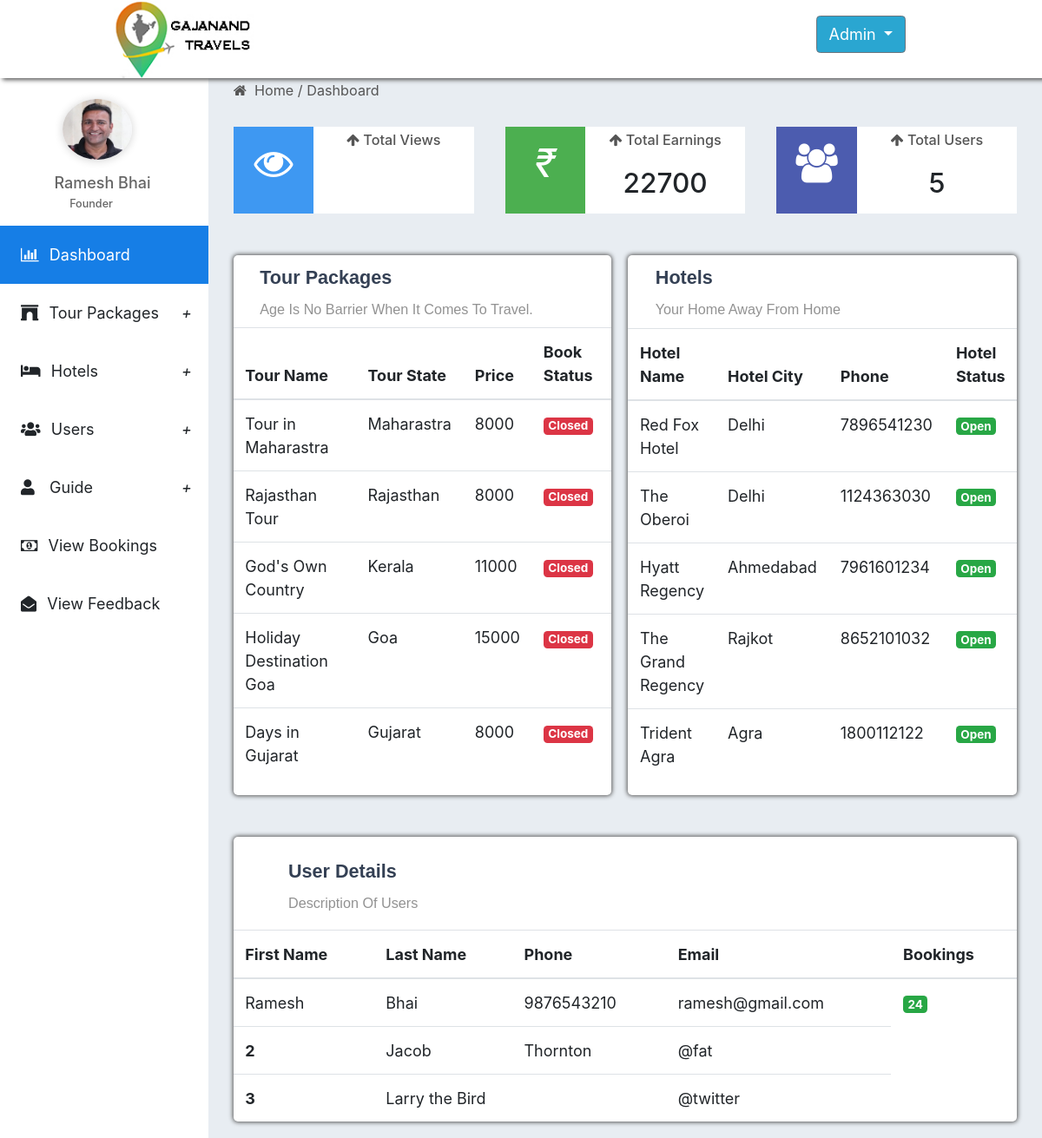
Screenshot of /admin/dashboard.php with the database file from the repository.
### tables this page shows
CREATE TABLE IF NOT EXISTS `package_info` (
  `Package_Id` int(3) NOT NULL AUTO_INCREMENT,
  `Package_Name` varchar(50) NOT NULL,
  `State` varchar(30) NOT NULL,
  `City` varchar(30) NOT NULL,
  `Detail_Id` int(3) NOT NULL,
  PRIMARY KEY (`Package_Id`),
  KEY `Detail_Id` (`Detail_Id`)
);

CREATE TABLE IF NOT EXISTS `package_detail` (
  `Id` int(3) NOT NULL AUTO_INCREMENT,
  `Start` date NOT NULL,
  `End` date NOT NULL,
  `Duration` varchar(20) NOT NULL,
  `Price` int(10) NOT NULL,
  `Detail` text NOT NULL,
  `State` varchar(20) NOT NULL,
  `Map` varchar(255) NOT NULL,
  KEY `Id` (`Id`),
  KEY `Id_2` (`Id`)
);

CREATE TABLE IF NOT EXISTS `hotel_info` (
  `Id` int(3) NOT NULL AUTO_INCREMENT,
  `Hotel_Name` varchar(50) NOT NULL,
  `Hotel_Type` varchar(10) NOT NULL,
  `Hotel_Detail` text NOT NULL,
  `Hotel_State` varchar(30) NOT NULL,
  `Hotel_City` varchar(30) NOT NULL,
  `Total_Room` int(5) NOT NULL,
  `Hotel_Price` int(20) NOT NULL,
  `Check_In` varchar(30) NOT NULL,
  `Check_Out` varchar(30) NOT NULL,
  `Hotel_Mail` varchar(30) NOT NULL,
  `Hotel_Number` varchar(10) NOT NULL,
  `Hotel_Map` varchar(255) NOT NULL,
  `Package_Id` int(3) NOT NULL,
  KEY `Id` (`Id`),
  KEY `Id_2` (`Id`),
  KEY `Package_Id` (`Package_Id`)
);

### admin/three_box.php (called while the page is built, shortened)
<?php
include('../includes/config.php');
	$user_count = "select * from user_info";
	$user_count_rs = mysqli_query($con,$user_count);
	$user_count_rows = mysqli_num_rows($user_count_rs);
 ?>

### admin/package_table.php (called while the page is built, shortened)
<?php
include('../includes/config.php');
$package_detail = "SELECT pi.Package_Name,pi.State,pd.End,pd.Price FROM package_info pi
                    JOIN package_detail pd ON pd.Id = pi.Detail_Id  ORDER BY pd.ID DESC LIMIT 5";
          $package_detail_rs = mysqli_query($con,$package_detail);
?>

### admin/hotel_table.php (called while the page is built, shortened)
<?php
include('../includes/config.php');
$hotel_detail = "SELECT hi.Hotel_Name,hi.Hotel_City,hi.Hotel_Number FROM hotel_info hi limit 5
          ";
          $hotel_detail_rs = mysqli_query($con,$hotel_detail);
?>

### admin/dashboard.php (the view, shortened to what this page needs)
<?php
	include('package_table.php');
	include('hotel_table.php');
	include('user_table.php');
	include('three_box.php');
	include('sidebar.php');
 ?>
<!DOCTYPE html>
<html>
<head>
  	<link rel="stylesheet" href="https://maxcdn.bootstrapcdn.com/bootstrap/4.3.1/css/bootstrap.min.css">
	<link href="https://cdn.bootcss.com/hover.css/2.3.1/css/hover-min.css" rel="stylesheet">
	<link href="https://cdn.bootcss.com/hover.css/2.3.1/css/hover.css" rel="stylesheet">
	<link rel='stylesheet' href='https://use.fontawesome.com/releases/v5.7.0/css/all.css'>
	<link rel="stylesheet" href="https://cdnjs.cloudflare.com/ajax/libs/font-awesome/4.7.0/css/font-awesome.min.css">
	<link rel="stylesheet" type="text/css" href="https://cdnjs.cloudflare.com/ajax/libs/animate.css/3.7.0/animate.min.css">
	<link rel="stylesheet" type="text/css" href="css/admin_main1.css">
</head>
<body>
	<div class="admin-content">
		<div class="dashboard">
			<span class="home-text"><i class="fa fa-home"></i> &nbsp;Home / Dashboard</span>
			<div class="four-box">
				<div class="today-view">
					<span class="view-icon"><i class="fa fa-eye"></i></span>
					<div class="view-text">
						<p class="text-value"><i class="fa  fa-arrow-up up"></i> Total Views </p>
					</div>
				</div>
				<div class="today-earning"> <span
				class="earning-icon"><i>&#8377;</i></span> <div class="earning-text"> <p
				class="text-value"><i class="fa fa-arrow-up up"></i>
				Total Earnings </p> <h3 class="number-value">22700 </h3> </div> </div>
				<div class="total-users">
					<span class="users-icon"><i class="fa fa-users"></i></span>
					<div class="users-text">
						<p class="text-value"><i class="fa fa-arrow-up up"></i> Total Users </p>
						<h3 class="number-value"><?php echo $user_count_rows ?> </h3>
					</div>
				</div>
			</div>
			<div class="two-box">
				<div class="tour-package">
					<div class="two-box-text">
						<h4 class="two-box-title">
							Tour Packages
						</h4>
						<span class="two-box-desc">
							Age is no barrier when it comes to travel.
						</span>
					</div>
					<table class="table table-hover">
						  <thead>
						    <tr>
						      <th scope="col">Tour Name</th>
						      <th scope="col">Tour State</th>
						      <th scope="col">Price</th>
						      <th scope="col">Book Status</th>
						    </tr>
						  </thead>
						  <tbody>
								<?php
									while($package_detail_data = mysqli_fetch_array($package_detail_rs)){
											$endDate = $package_detail_data['End'];
											$current = date("Y-m-d");
								 ?>
						    <tr>
									<td><?php echo $package_detail_data['Package_Name'];?></td>
 								 <td><?php echo $package_detail_data['State'];?></td>
 								 <td><?php echo $package_detail_data['Price'];?></td>
						      <td>
										<?php
												if ($endDate<$current) {
													echo "<span class='badge badge-danger'>Closed</span>";
												}
												else {
													echo "<span class='badge badge-success'>Active</span>";
												}
										?>
									</td>
						    </tr>
								<?php
								}
								?>
						  </tbody>
						</table>
				</div>
				<div class="hotels">
					<div class="two-box-text">
						<h4 class="two-box-title">
							Hotels
						</h4>
						<span class="two-box-desc">
							your home away from home
						</span>
					</div>
					<table class="table table-hover">
					 	  <thead>
						    <tr>
						      <th scope="col">Hotel Name</th>
						      <th scope="col">Hotel City</th>
						      <th scope="col">Phone</th>
						      <th scope="col">Hotel Status</th>
						    </tr>
						  </thead>
						  <tbody>
								<?php
									while($hotel_detail_data = mysqli_fetch_array($hotel_detail_rs)){
								 ?>
						    <tr>
						      <td><?php echo $hotel_detail_data['Hotel_Name'];?></td>
						      <td><?php echo $hotel_detail_data['Hotel_City'];?></td>
						      <td><?php echo $hotel_detail_data['Hotel_Number'];?></td>
						      <td><span class="badge badge-success">Open</span></td>
						    </tr>
								<?php
								}
								?>
						  </tbody>
						</table>
				</div>
			</div>
			<div class="one-box">
				<div class="two-box-text">
						<h4 class="two-box-title">
							User Details
						</h4>
						<span class="two-box-desc">
							Description of users
						</span>
					</div>
					<table class="table table-hover">
					  <thead>
					    <tr>
					      <th scope="col">First Name</th>
					      <th scope="col">Last Name</th>
					      <th scope="col">Phone</th>
					      <th scope="col">Email</th>
					      <th scope="col">Bookings</th>
					    </tr>
					  </thead>
					  <tbody>
					    <tr>
					      <td>Ramesh</td>
					      <td>Bhai</td>
					      <td>9876543210</td>
					      <td>ramesh@gmail.com</td>
					      <td><span class="badge badge-success">24</span></td>
					    </tr>
					    <tr>
					      <th scope="row">2</th>
					      <td>Jacob</td>
					      <td>Thornton</td>
					      <td>@fat</td>
					    </tr>
					    <tr>
					      <th scope="row">3</th>
					      <td colspan="2">Larry the Bird</td>
					      <td>@twitter</td>
					    </tr>
					  </tbody>
					</table>
			</div>
		</div>
					</div>
	  </div>
</body>
</html>

### admin/sidebar.php (shortened to what this page needs)
<!DOCTYPE html>
<html>
<head>
  	<link rel="stylesheet" href="https://maxcdn.bootstrapcdn.com/bootstrap/4.3.1/css/bootstrap.min.css">
	<link href="https://cdn.bootcss.com/hover.css/2.3.1/css/hover-min.css" rel="stylesheet">
	<link href="https://cdn.bootcss.com/hover.css/2.3.1/css/hover.css" rel="stylesheet">
	<link rel='stylesheet' href='https://use.fontawesome.com/releases/v5.7.0/css/all.css'>
	<link rel="stylesheet" href="https://cdnjs.cloudflare.com/ajax/libs/font-awesome/4.7.0/css/font-awesome.min.css">
	<link rel="stylesheet" type="text/css" href="https://cdnjs.cloudflare.com/ajax/libs/animate.css/3.7.0/animate.min.css">
	<link rel="stylesheet" type="text/css" href="css/admin_main1.css">
</head>
<body>
		<header class="header">
			<div class="logo">
				<img src="../Logo/nis7.jpg" class="logo-img" >
			</div>
			 <div class="dropdown">
			  <button class="btn btn-secondary dropdown-toggle" type="button" id="dropdownMenuButton" data-toggle="dropdown" aria-haspopup="true" aria-expanded="false">
			    Admin
			  </button>
			</div>
		</header>
	<div class="admin-body">
		<div class="sidebar">
			<div class="admin-detail">
				<img src="../Guide_img/guide4.jpg">
				<h5 class="admin-name">Ramesh Bhai	<br>
					<span>Founder</span>
				</h5>
			</div>
			<div class="todo">
				<a class="todo-btn selected dashboard-btn" type = "button">
					<i class="fa fa-bar-chart todo-icon"> </i> Dashboard
				</a>
				<a class="todo-btn" type="button" data-toggle="collapse" data-target="#tour-inner" aria-expanded="false" aria-controls="collapseExample">
					<i class="fas fa-archway todo-icon "> </i> Tour Packages
				</a>
				<a class="todo-btn" type="button" data-toggle="collapse" data-target="#hotel-inner" aria-expanded="false" aria-controls="collapseExample">
					<i class="fas fa-hotel todo-icon"> </i> Hotels
				</a>
				<a class="todo-btn" type="button" data-toggle="collapse" data-target="#user-inner" aria-expanded="false" aria-controls="collapseExample">
					<i class="fas fa-users todo-icon"> </i> Users
				</a>
				<a class="todo-btn" type="button" data-toggle="collapse" data-target="#guide-inner" aria-expanded="false" aria-controls="collapseExample">
					<i class="fas fa-user todo-icon"> </i> &nbsp;Guide
				</a>
				<a class="todo-btn booking-btn" type = "button">
					<i class="fa fa-money todo-icon"> </i> View Bookings
				</a>
				<a class="todo-btn feedback-btn" type = "button">
					<i class="fa fa-envelope-open todo-icon"> </i> View Feedback
				</a>
			</div>
		</div>

### admin/css/admin_main1.css (style rules this page uses)
html, body { margin: 0; padding: 0; height: 100%; width: 100%; font-size: 18px; overflow-x: hidden; }
* { box-sizing: border-box; }
.header { width: 100%; height: 90px; display: inline-flex; background-color: white; position: fixed; box-shadow: 4px 1px 5px 1px #555; z-index: 2; }
.logo { width: 20%; height: 100%; margin-left: 100px; }
.logo-img { height: 100%; width: 80%; cursor: pointer; }
.dropdown { margin-left: 50%; margin-top: 1.5%; }
.dropdown-toggle { background-color: #2aa6d1; }
.admin-body { width: 100%; display: inline-flex; position: relative; }
.sidebar { height: 650px; width: 20%; background-color: #fff; position: fixed; margin:0; padding:0; margin-top: 90px; overflow-y: scroll; }
.admin-detail { width: 100%; }
.admin-detail img { margin-left: 30%; border-radius: 50%; height: 70px; width: 80px; box-shadow: 0px 1px 10px 1px rgba(0, 0, 0, 0.15); margin-top: 10%; }
.admin-name { margin-top: 5%; margin-left: 26%; font-size: 1rem; font-weight: 500; color:#666; padding-top: 4px; }
.admin-name span { font-size: 0.7rem; margin-left: 10%; }
.todo { margin-top: 7%; }
.todo-btn { padding:20px 0; width: 100%; background-color: #fff; border:none; transition: all .4s; font-size: 1rem; }
.selected { background-color:#167EE6; color: #fff !important; }
.todo-icon { padding-left: 10%; padding-right: 3%; }
.admin-content { margin:0; padding:0; width: 80%; min-height: 711px; height: auto; background-color: #E8EDF2; margin-left: 20%; position: relative; margin-top: 90px; }
.home-text { font-size: 0.9rem; color: #555; margin-left: 3%; }
.four-box { display: flex; margin-top: 3%; margin-left: 3%; margin-right: 3%; }
.today-view { flex: 1; display: flex; height: 100px; margin-right: 4%; }
.view-icon { flex: 1; text-align: center; padding-top: 3%; font-size: 2.5rem; background-color: #3e98f2; color: #fff; }
.view-text { flex: 2; background-color: #fff; }
.text-value { margin-top: 2%; font-size: 0.9rem; font-weight: 500; color: #555; text-align: center; }
.number-value { text-align: center; }
.today-earning { flex: 1; display: flex; height: 100px; margin-right: 4%; }
.earning-icon { flex: 1; text-align: center; padding-top: 3%; font-size: 2.5rem; background-color: #4caf50; color: #fff; }
.earning-text { flex: 2; background-color: #fff; }
.total-users { flex: 1; display: flex; }
.users-icon { flex: 1; text-align: center; padding-top: 3%; font-size: 2.5rem; background-color: #4C5CAF; color: #fff; }
.users-text { flex: 2; background-color: #fff; }
.two-box { display: flex; }
.tour-package { flex: 1; margin: 5% 1% 3% 3%; }
.hotels { flex: 1; margin: 5% 3% 3% 1%; }
.tour-package , .hotels { width: 100%; height: auto; background-color: #fff; box-shadow: 0px 0px 5px 1px #555; border-radius: 5px; }
.two-box-title { font-size: 1.2rem; font-weight: 700; color: #344054; font-family: 'Quicksand', sans-serif; text-transform: capitalize; padding-left: 7%; padding-top: 3%; }
.two-box-desc { font-size: .9rem; font-weight: 500; color: #929292; font-family: 'Quicksand', sans-serif; text-transform: capitalize; padding-left: 7%; }
.table { margin-top: 2%; }
.one-box { margin: 2% 3%; width: 94%; height:auto; background-color: #fff; box-shadow: 0px 0px 5px 1px #555; border-radius: 5px; }

### rows the page displays
package_info: Package_Name "Tour in Maharastra", State "Maharastra", Detail_Id.Price "8000"
package_info: Package_Name "Rajasthan Tour", State "Rajasthan", Detail_Id.Price "8000"
package_info: Package_Name "God's Own Country", State "Kerala", Detail_Id.Price "11000"
package_info: Package_Name "Holiday Destination Goa", State "Goa", Detail_Id.Price "15000"
package_info: Package_Name "Days in Gujarat", State "Gujarat", Detail_Id.Price "8000"
hotel_info: Hotel_Name "Red Fox Hotel", Hotel_City "Delhi", Hotel_Number "7896541230"
hotel_info: Hotel_Name "The Oberoi", Hotel_City "Delhi", Hotel_Number "1124363030"
hotel_info: Hotel_Name "Hyatt Regency", Hotel_City "Ahmedabad", Hotel_Number "7961601234"
hotel_info: Hotel_Name "The Grand Regency", Hotel_City "Rajkot", Hotel_Number "8652101032"
hotel_info: Hotel_Name "Trident Agra", Hotel_City "Agra", Hotel_Number "1800112122"

### other values shown
$user_count_rows "5"
